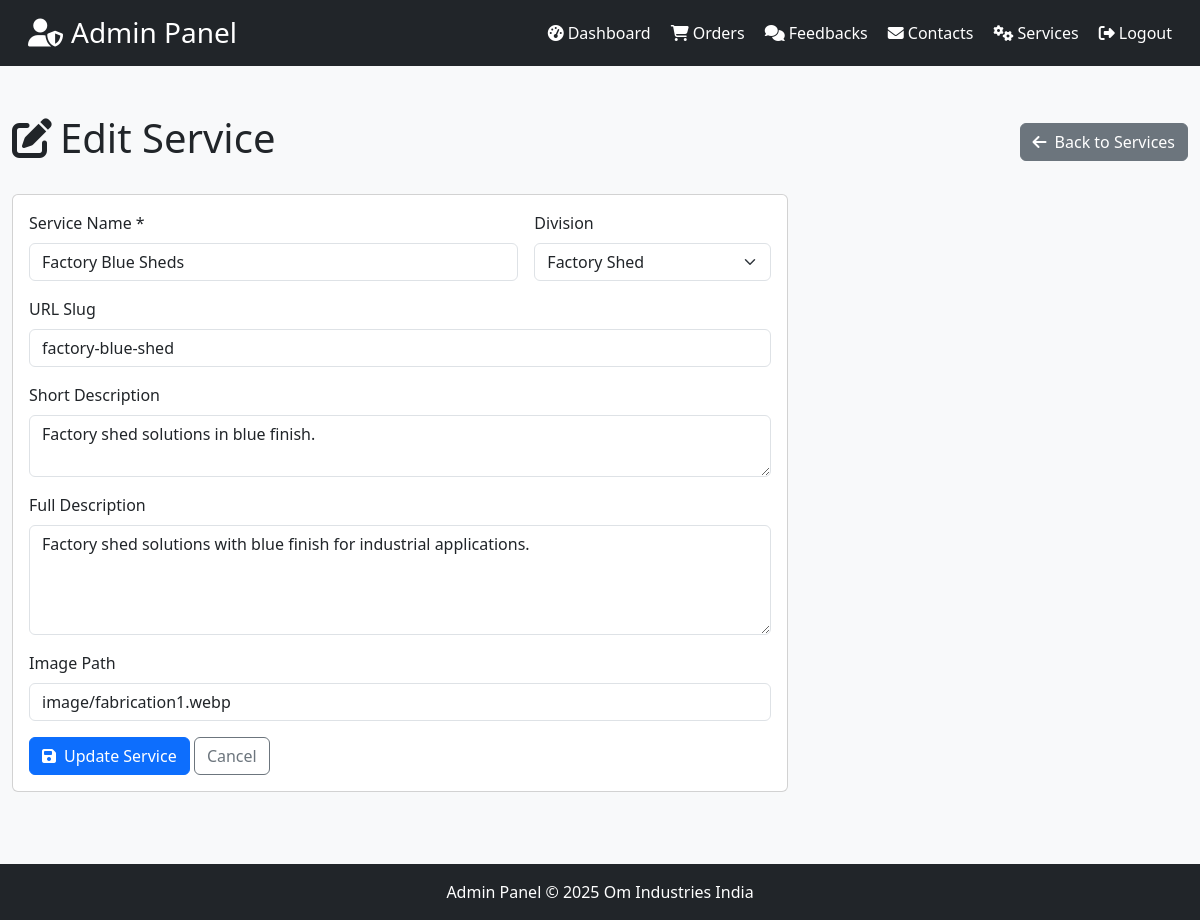
Page /admin/services/26/edit (signed in) on the earlier database version.
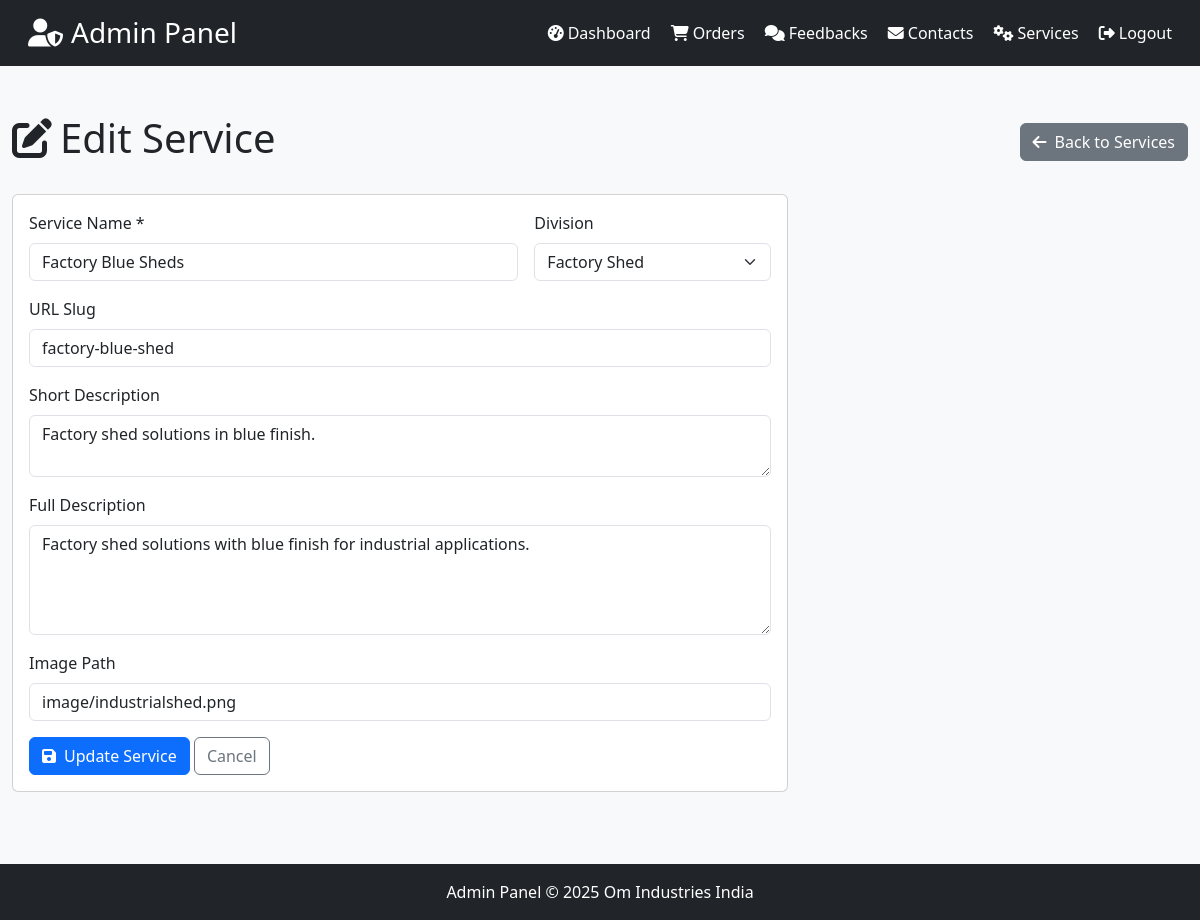
Same page on the later database version.
### tables this page shows
CREATE TABLE services (
            id INTEGER PRIMARY KEY AUTOINCREMENT,
            name TEXT NOT NULL,
            slug TEXT NOT NULL UNIQUE,
            division TEXT NOT NULL,
            division_id TEXT NOT NULL,
            short_desc TEXT,
            description TEXT,
            price TEXT NOT NULL,
            image TEXT DEFAULT 'image/manufacture.jpg',
            sort_order INTEGER DEFAULT 0,
            created_at TIMESTAMP DEFAULT CURRENT_TIMESTAMP
        );

### app.py (the view, shortened to what this page needs)
@app.route("/admin/services/<int:service_id>/edit", methods=['GET', 'POST'])
def admin_service_edit(service_id):
    if not session.get('admin_logged_in'):
        return redirect(url_for('admin_login'))
    conn = _db_connection()
    cursor = execute_query(conn, "SELECT * FROM services WHERE id = ?", (service_id,))
    service = cursor.fetchone()
    conn.close()
    if not service:
        flash('Service not found.', 'error')
        return redirect(url_for('admin_services'))
    svc = dict(service) if not isinstance(service, dict) else service
    return render_template("admin/pages/service_edit.html", title="Edit Service", service=svc, divisions=DIVISIONS)

### app.py (called while the page is built)
def execute_query(conn, query, params=None):
    if USE_POSTGRES:
        cursor = conn.cursor()
        if params:
            if '?' in query:
                query = query.replace('?', '%s')
            cursor.execute(query, params)
        else:
            cursor.execute(query)
        return cursor
    else:
        if params:
            return conn.execute(query, params)
        else:
            return conn.execute(query)

### templates/admin/pages/service_edit.html
{% extends "admin/base_admin.html" %}
{% block content %}
<div class="container-fluid py-4">
  <div class="d-flex justify-content-between align-items-center mb-4">
    <h1><i class="fas fa-edit me-2"></i>Edit Service</h1>
    <a href="{{ url_for('admin_services') }}" class="btn btn-secondary">
      <i class="fas fa-arrow-left me-2"></i>Back to Services
    </a>
  </div>
  <div class="row">
    <div class="col-lg-8">
      <div class="card">
        <div class="card-body">
          <form method="POST" action="{{ url_for('admin_service_edit', service_id=service.id) }}">
            <div class="row g-3">
              <div class="col-md-8">
                <label for="name" class="form-label">Service Name *</label>
                <input type="text" class="form-control" id="name" name="name" required value="{{ service.name }}">
              </div>
              <div class="col-md-4">
                <label for="division_id" class="form-label">Division</label>
                <select class="form-select" id="division_id" name="division_id">
                  {% for div in divisions %}
                  <option value="{{ div.id }}" {% if div.id == service.division_id %}selected{% endif %}>{{ div.name }}</option>
                  {% endfor %}
                </select>
              </div>
              <div class="col-12">
                <label for="slug" class="form-label">URL Slug</label>
                <input type="text" class="form-control" id="slug" name="slug" value="{{ service.slug }}">
              </div>
              <div class="col-12">
                <label for="short_desc" class="form-label">Short Description</label>
                <textarea class="form-control" id="short_desc" name="short_desc" rows="2">{{ service.short_desc or '' }}</textarea>
              </div>
              <div class="col-12">
                <label for="description" class="form-label">Full Description</label>
                <textarea class="form-control" id="description" name="description" rows="4">{{ service.description or '' }}</textarea>
              </div>
              <div class="col-12">
                <label for="image" class="form-label">Image Path</label>
                <input type="text" class="form-control" id="image" name="image" value="{{ service.image or 'image/manufacture.jpg' }}">
              </div>
              <div class="col-12">
                <button type="submit" class="btn btn-primary">
                  <i class="fas fa-save me-2"></i>Update Service
                </button>
                <a href="{{ url_for('admin_services') }}" class="btn btn-outline-secondary">Cancel</a>
              </div>
            </div>
          </form>
        </div>
      </div>
    </div>
  </div>
</div>
{% endblock %}

Differences in the rows shown:
changed services "Factory Blue Sheds": image "image/fabrication1.webp" → "image/industrialshed.png"
